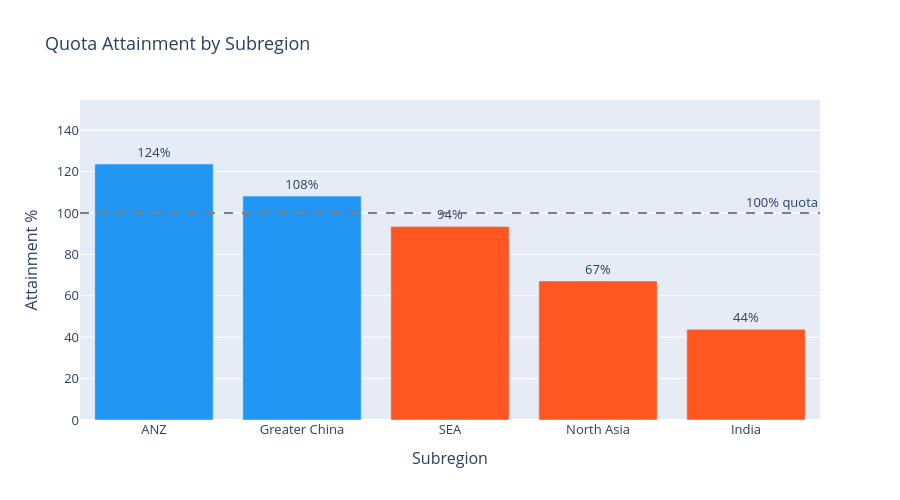

The code cell stored with this chart in its notebook:
### Markdown cell above
## 5. Quota Attainment by Subregion — Bar Chart

### Code cell
subregion_perf = (
    quota.groupby("subregion")
    .agg(
        total_quota=("quota_usd", "sum"),
        total_arr=("actual_arr", "sum"),
        n_reps=("rep_id", "count")
    )
    .assign(attainment_pct=lambda x: x["total_arr"] / x["total_quota"] * 100)
    .sort_values("attainment_pct", ascending=False)
    .reset_index()
)

max_val = subregion_perf["attainment_pct"].max()

fig3 = go.Figure()

fig3.add_trace(go.Bar(
    x=subregion_perf["subregion"],
    y=subregion_perf["attainment_pct"],
    text=[f"{v:.0f}%" for v in subregion_perf["attainment_pct"]],
    textposition="outside",
    marker_color=["#2196F3" if v >= 100 else "#FF5722" for v in subregion_perf["attainment_pct"]]
))

fig3.update_layout(
    title="Quota Attainment by Subregion",
    xaxis_title="Subregion",
    yaxis_title="Attainment %",
    yaxis=dict(range=[0, max_val * 1.25]),
    height=500,
    font=dict(size=13),
    showlegend=False
)

fig3.add_hline(
    y=100,
    line_dash="dash",
    line_color="grey",
    annotation_text="100% quota",
    annotation_position="top right"
)

fig3.show()

fig3.write_image("../outputs/02_quota_attainment.png", width=900, height=500, scale=2)
print("Saved: ../outputs/02_quota_attainment.png")

### Figure 1 — Plotly figure (JSON) as saved in the notebook; plotly's stock layout.template omitted (floating-point values rounded to 4 significant figures)
{"data": [{"marker": {"color": ["#2196F3", "#2196F3", "#FF5722", "#FF5722", "#FF5722"]}, "text": ["124%", "108%", "94%", "67%", "44%"], "textposition": "outside", "type": "bar", "x": ["ANZ", "Greater China", "SEA", "North Asia", "India"], "y": [123.7, 108.2, 93.52, 67.13, 43.79]}], "layout": {"annotations": [{"showarrow": false, "text": "100% quota", "x": 1, "xanchor": "right", "xref": "x domain", "y": 100, "yanchor": "bottom", "yref": "y"}], "font": {"size": 13}, "height": 500, "shapes": [{"line": {"color": "grey", "dash": "dash"}, "type": "line", "x0": 0, "x1": 1, "xref": "x domain", "y0": 100, "y1": 100, "yref": "y"}], "showlegend": false, "title": {"text": "Quota Attainment by Subregion"}, "xaxis": {"title": {"text": "Subregion"}}, "yaxis": {"range": [0, 154.6], "title": {"text": "Attainment %"}}}}
